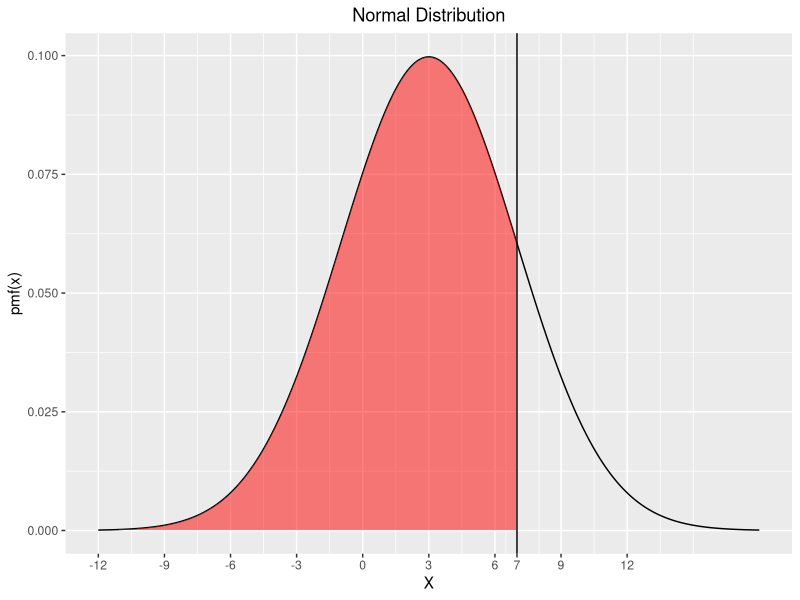
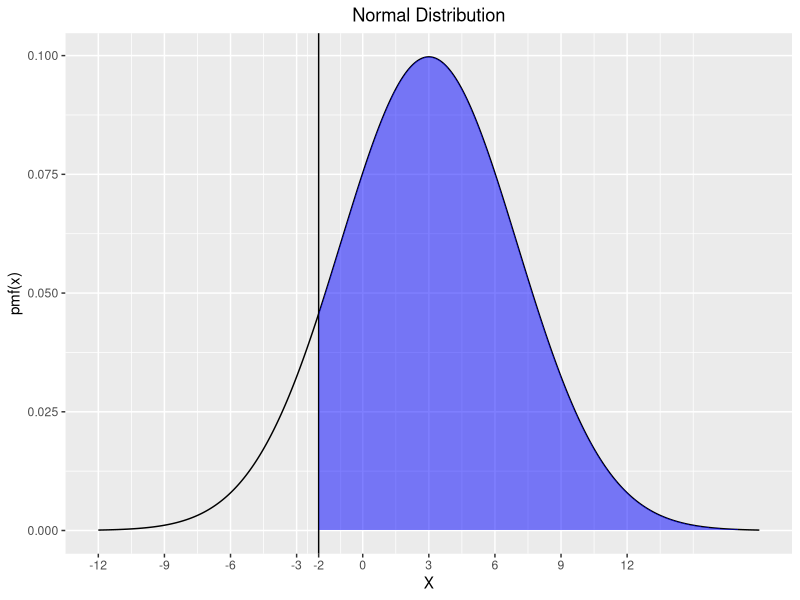
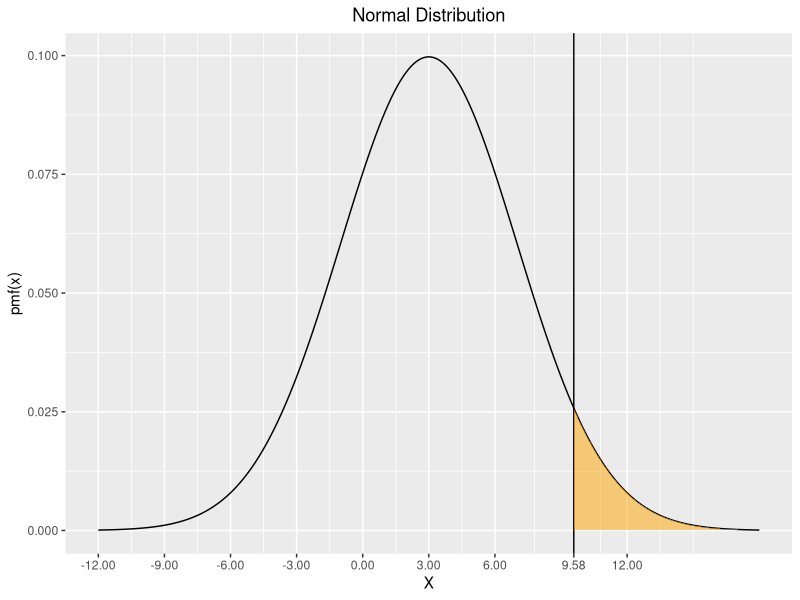
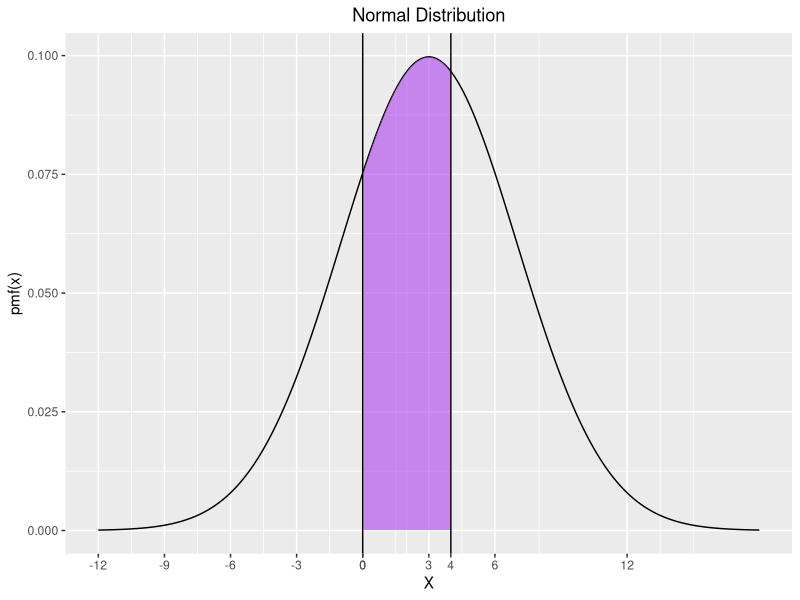
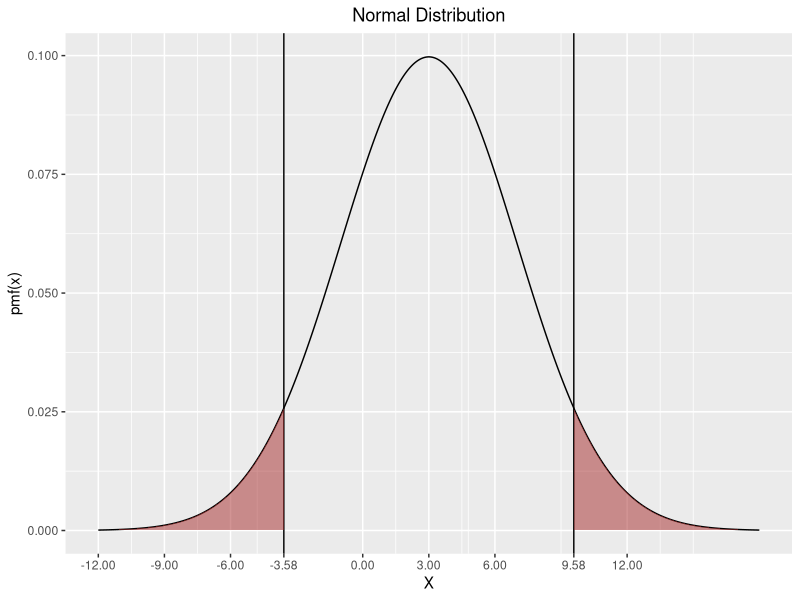

Source code (R) for these figures, in order:
## ---- chunk 1

library("ggplot2")
## ---- chunk 2
x<-seq(-12,18,length = 1000)
y<-dnorm(x,mean=3,sd=sqrt(16))
dat<-data.frame(x,y)
g<-ggplot(data=dat,aes(x=x,y=y))+geom_line()+ggtitle("Normal Distribution")
g<-g+theme(plot.title = element_text(hjust = 0.5))
g<-g+xlab("X")+ylab("pmf(x)")+scale_x_continuous(breaks = c(-12,-9,-6,-3,0,3,6,7,9,12))
g<-g+geom_vline(xintercept = 7)
g<-g+geom_ribbon(data = dat[dat$x<7,],aes(x=x,ymax=y),ymin=0,fill="red", alpha=0.5)
g
pnorm((7-3)/(4),lower.tail = TRUE)
## ---- chunk 3
g<-ggplot(data=dat,aes(x=x,y=y))+geom_line()+ggtitle("Normal Distribution")
g<-g+theme(plot.title = element_text(hjust = 0.5))
g<-g+xlab("X")+ylab("pmf(x)")+scale_x_continuous(breaks = c(-12,-9,-6,-3,-2,0,3,6,9,12))
g<-g+geom_vline(xintercept = -2)
g<-g+geom_ribbon(data = dat[dat$x>-2,],aes(x=x,ymax=y),ymin=0,fill="blue", alpha=0.5)
g
#P(X>-2) = 1-P(X<=-2)
1-pnorm((-2-3)/(4),lower.tail = TRUE)
## ---- chunk 4
xx=qnorm(0.05,mean = 3,sd = 4,lower.tail = FALSE)
g<-ggplot(data=dat,aes(x=x,y=y))+geom_line()+ggtitle("Normal Distribution")
g<-g+theme(plot.title = element_text(hjust = 0.5))
g<-g+xlab("X")+ylab("pmf(x)")+scale_x_continuous(breaks = c(-12,-9,-6,-3,0,3,6,round(xx,2),12))+geom_vline(xintercept = xx)
g<-g+geom_ribbon(data = dat[dat$x>xx,],aes(x=x,ymax=y),ymin=0,fill="orange", alpha=0.5)
g
qnorm(0.05,mean = 3,sd = 4,lower.tail = FALSE)
## ---- chunk 5
xx=c(0,4)
g<-ggplot(data=dat,aes(x=x,y=y))+geom_line()+ggtitle("Normal Distribution")
g<-g+theme(plot.title = element_text(hjust = 0.5))
g<-g+xlab("X")+ylab("pmf(x)")+scale_x_continuous(breaks = c(-12,-9,-6,-3,0,3,6,round(xx,2),12))+geom_vline(xintercept = xx)
g<-g+geom_ribbon(data = dat[dat$x>0 & dat$x<4,],aes(x=x,ymax=y),ymin=0,fill="purple", alpha=0.5)
g
pnorm((4-3)/(4),mean = 3, sd = 4)-pnorm((0-3)/(4),mean = 3, sd = 4)
## ---- chunk 6
x_neg<-qnorm(0.05,mean = 3,sd = 4)
X_pos<-qnorm(0.05,mean = 3,sd = 4,lower.tail = FALSE)
xx<-round(c(x_neg,X_pos),2)
dat_red1<-dat[dat$x>X_pos,]
dat_red2<-dat[dat$x<x_neg,]
dat_red<-rbind(dat_red1,dat_red2)
g<-ggplot(data=dat,aes(x=x,y=y))+geom_line()+ggtitle("Normal Distribution")
g<-g+theme(plot.title = element_text(hjust = 0.5))
g<-g+xlab("X")+ylab("pmf(x)")+scale_x_continuous(breaks = c(-12,-9,-6,xx,0,3,6,12))
g<-g+geom_vline(xintercept = xx)
g<-g+geom_ribbon(data = dat_red1,aes(x=x,ymax=y),ymin=0,fill="brown", alpha=0.5)
g<-g+geom_ribbon(data = dat_red2,aes(x=x,ymax=y),ymin=0,fill="brown", alpha=0.5)
g
x_neg
X_pos
#Required x
